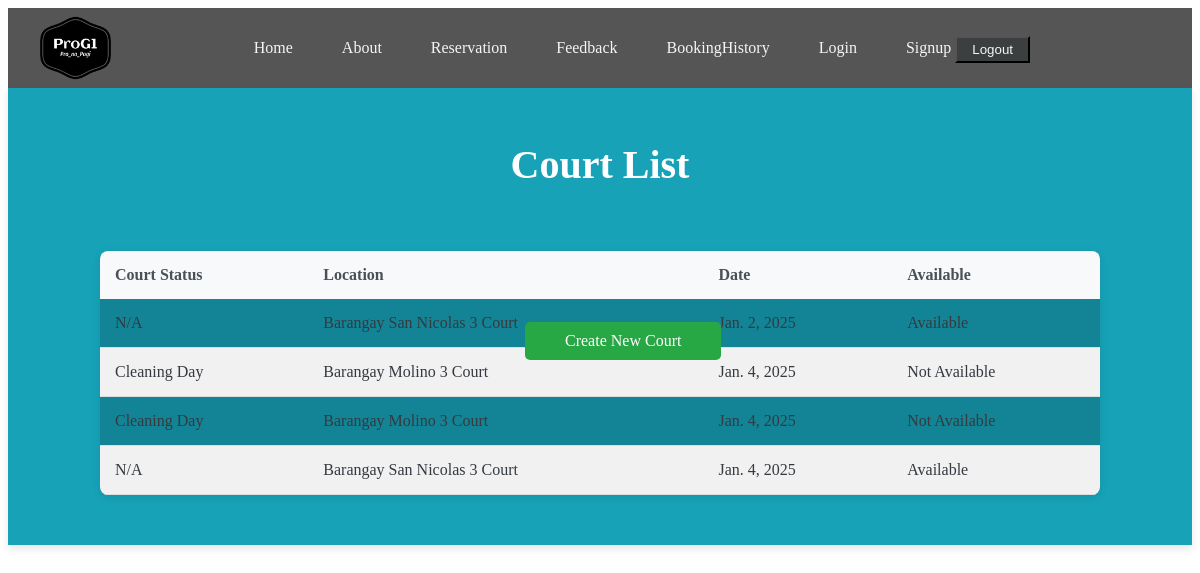
Page /courtlist/ (signed in) on the committed database.
### app/models.py (models this page shows, shortened)
class Court(models.Model):
    court_Id = models.AutoField(primary_key=True)
    courtStatus = models.CharField(max_length=100)
    location = models.CharField(max_length=100, choices=[('Barangay San Nicolas 3 Court','Barangay San Nicolas 3 Phase 1'),('Barangay Molino 3 Court','Barangay Molino 3 Phase 2')])
    date = models.DateField()
    available = models.CharField(max_length=100, choices=[('Available','Available'),('Not Available','Not Available')])

### app/views.py (the view)
# urls.py: path('courtlist/' , CourtListView.as_view(), name='court_list'),
class CourtListView(ListView):
    model = Court
    context_object_name = 'court'
    template_name = 'app/court_list.html'

### app/templates/app/court_list.html (shortened to what this page needs)
{% extends 'app/base.html' %}
{% load static %}
{% block content %}
    <div class="Heading_list">
        <h2>Court List</h2>
        <a href="{% url 'court_create' %}">Create New Court</a>
        <table class="Body_list">
            <thead>
                <tr>
                    <th>Court Status</th>
                    <th>Location</th>
                    <th>Date</th>
                    <th>Available</th>
                </tr>
            </thead>
            <tbody>
                {% for Court in court %}
                    <tr>
                        <td>{{ Court.courtStatus }}</td>
                        <td>{{ Court.location }}</td>
                        <td>{{ Court.date }}</td>
                        <td>{{ Court.available }}</td>
                    </tr>
                {% endfor %}
            </tbody>
        </table>
    </div>
{% endblock content %}

### static/css/base.css (style rules this page uses)
.Heading_list { background-color:#17a2b8; color: white; padding: 20px; text-align: center; box-shadow: 0 4px 8px rgba(0, 0, 0, 0.1); }
.Heading_list h2 { font-size: 40px; padding-bottom: 30px; }
.Heading_list a { position:fixed; bottom: 440px; left: 525px; color: white; padding: 10px 40px; background-color: #28a745; text-decoration: none; border-radius: 5px; font-size: 16px; }
table.Body_list { width: 100%; border-collapse: collapse; margin-top: 30px; background-color:#138496; box-shadow: 0 2px 8px rgba(0, 0, 0, 0.1); border-radius: 8px; overflow: hidden; }
table.Body_list th, table.Body_list td { padding: 15px; text-align: left; }
table.Body_list th { background-color: #f8f9fa; color: #495057; font-weight: 600; }
table.Body_list td { color: #343a40; border-bottom: 1px solid #ddd; }
table.Body_list tr:nth-child(even) { background-color: #f1f1f1; }
table.Body_list { margin: 0 auto; max-width: 1000px; border-radius: 8px; margin-bottom: 30px; }

### rows in the picture
Court: courtStatus "N/A", location "Barangay San Nicolas 3 Court", date "Jan. 2, 2025", available "Available"
Court: courtStatus "Cleaning Day", location "Barangay Molino 3 Court", date "Jan. 4, 2025", available "Not Available"
Court: courtStatus "Cleaning Day", location "Barangay Molino 3 Court", date "Jan. 4, 2025", available "Not Available"
Court: courtStatus "N/A", location "Barangay San Nicolas 3 Court", date "Jan. 4, 2025", available "Available"
